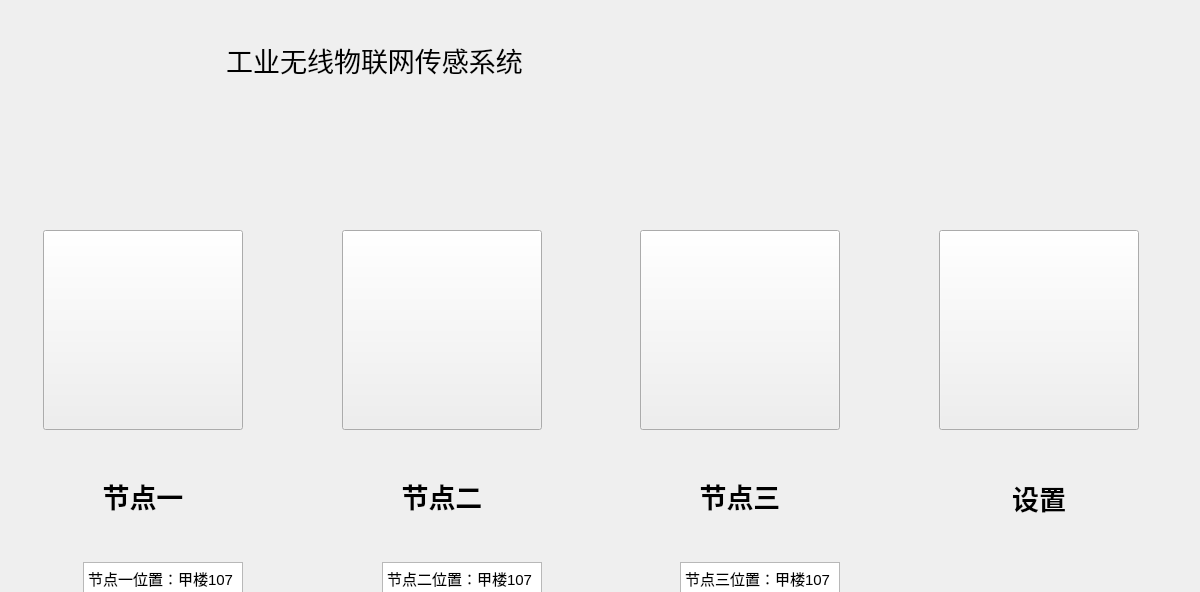
<?xml version="1.0" encoding="UTF-8"?>
<ui version="4.0">
 <class>Widget</class>
 <widget class="QWidget" name="Widget">
  <property name="geometry">
   <rect>
    <x>0</x>
    <y>0</y>
    <width>1200</width>
    <height>592</height>
   </rect>
  </property>
  <property name="windowTitle">
   <string>Widget</string>
  </property>
  <widget class="QWidget" name="widget" native="true">
   <property name="geometry">
    <rect>
     <x>-10</x>
     <y>10</y>
     <width>1001</width>
     <height>100</height>
    </rect>
   </property>
   <property name="minimumSize">
    <size>
     <width>0</width>
     <height>100</height>
    </size>
   </property>
   <property name="maximumSize">
    <size>
     <width>16777215</width>
     <height>100</height>
    </size>
   </property>
   <layout class="QGridLayout" name="gridLayout">
    <item row="0" column="0">
     <layout class="QHBoxLayout" name="horizontalLayout_2">
      <item>
       <spacer name="horizontalSpacer_2">
        <property name="orientation">
         <enum>Qt::Horizontal</enum>
        </property>
        <property name="sizeHint" stdset="0">
         <size>
          <width>40</width>
          <height>20</height>
         </size>
        </property>
       </spacer>
      </item>
      <item>
       <widget class="QLabel" name="label_5">
        <property name="maximumSize">
         <size>
          <width>300</width>
          <height>50</height>
         </size>
        </property>
        <property name="text">
         <string>&lt;html&gt;&lt;head/&gt;&lt;body&gt;&lt;p align=&quot;center&quot;&gt;&lt;span style=&quot; font-size:20pt; color:#000000;&quot;&gt;工业无线物联网传感系统&lt;/span&gt;&lt;/p&gt;&lt;/body&gt;&lt;/html&gt;</string>
        </property>
       </widget>
      </item>
      <item>
       <spacer name="horizontalSpacer">
        <property name="orientation">
         <enum>Qt::Horizontal</enum>
        </property>
        <property name="sizeHint" stdset="0">
         <size>
          <width>40</width>
          <height>20</height>
         </size>
        </property>
       </spacer>
      </item>
      <item>
       <widget class="QLabel" name="label_time">
        <property name="text">
         <string>&lt;html&gt;&lt;head/&gt;&lt;body&gt;&lt;p align=&quot;center&quot;&gt;&lt;br/&gt;&lt;/p&gt;&lt;/body&gt;&lt;/html&gt;</string>
        </property>
       </widget>
      </item>
      <item>
       <spacer name="horizontalSpacer_6">
        <property name="orientation">
         <enum>Qt::Horizontal</enum>
        </property>
        <property name="sizeHint" stdset="0">
         <size>
          <width>40</width>
          <height>20</height>
         </size>
        </property>
       </spacer>
      </item>
     </layout>
    </item>
   </layout>
  </widget>
  <widget class="QWidget" name="layoutWidget">
   <property name="geometry">
    <rect>
     <x>-20</x>
     <y>110</y>
     <width>1222</width>
     <height>721</height>
    </rect>
   </property>
   <layout class="QVBoxLayout" name="verticalLayout_8">
    <item>
     <spacer name="verticalSpacer_10">
      <property name="orientation">
       <enum>Qt::Vertical</enum>
      </property>
      <property name="sizeHint" stdset="0">
       <size>
        <width>20</width>
        <height>40</height>
       </size>
      </property>
     </spacer>
    </item>
    <item>
     <layout class="QHBoxLayout" name="horizontalLayout_5">
      <item>
       <spacer name="horizontalSpacer_4">
        <property name="orientation">
         <enum>Qt::Horizontal</enum>
        </property>
        <property name="sizeHint" stdset="0">
         <size>
          <width>40</width>
          <height>20</height>
         </size>
        </property>
       </spacer>
      </item>
      <item>
       <layout class="QVBoxLayout" name="verticalLayout_6">
        <item>
         <layout class="QVBoxLayout" name="verticalLayout_5">
          <item>
           <widget class="QPushButton" name="pushButton">
            <property name="minimumSize">
             <size>
              <width>200</width>
              <height>200</height>
             </size>
            </property>
            <property name="maximumSize">
             <size>
              <width>200</width>
              <height>200</height>
             </size>
            </property>
            <property name="styleSheet">
             <string notr="true">border-image: url(:/pic/NodeOneBlack.png);</string>
            </property>
            <property name="text">
             <string/>
            </property>
           </widget>
          </item>
          <item>
           <spacer name="verticalSpacer">
            <property name="orientation">
             <enum>Qt::Vertical</enum>
            </property>
            <property name="sizeHint" stdset="0">
             <size>
              <width>20</width>
              <height>40</height>
             </size>
            </property>
           </spacer>
          </item>
          <item>
           <widget class="QLabel" name="label">
            <property name="minimumSize">
             <size>
              <width>200</width>
              <height>0</height>
             </size>
            </property>
            <property name="maximumSize">
             <size>
              <width>200</width>
              <height>16777215</height>
             </size>
            </property>
            <property name="text">
             <string>&lt;html&gt;&lt;head/&gt;&lt;body&gt;&lt;p&gt;&lt;span style=&quot; font-size:20pt; font-weight:600;&quot;&gt;节点一&lt;/span&gt;&lt;/p&gt;&lt;/body&gt;&lt;/html&gt;</string>
            </property>
            <property name="alignment">
             <set>Qt::AlignCenter</set>
            </property>
           </widget>
          </item>
         </layout>
        </item>
        <item>
         <spacer name="verticalSpacer_6">
          <property name="orientation">
           <enum>Qt::Vertical</enum>
          </property>
          <property name="sizeHint" stdset="0">
           <size>
            <width>20</width>
            <height>40</height>
           </size>
          </property>
         </spacer>
        </item>
        <item>
         <layout class="QHBoxLayout" name="horizontalLayout_3">
          <item>
           <spacer name="horizontalSpacer_7">
            <property name="orientation">
             <enum>Qt::Horizontal</enum>
            </property>
            <property name="sizeHint" stdset="0">
             <size>
              <width>40</width>
              <height>20</height>
             </size>
            </property>
           </spacer>
          </item>
          <item>
           <widget class="QTextEdit" name="textEdit">
            <property name="minimumSize">
             <size>
              <width>160</width>
              <height>40</height>
             </size>
            </property>
            <property name="maximumSize">
             <size>
              <width>160</width>
              <height>40</height>
             </size>
            </property>
            <property name="html">
             <string>&lt;!DOCTYPE HTML PUBLIC &quot;-//W3C//DTD HTML 4.0//EN&quot; &quot;http://www.w3.org/TR/REC-html40/strict.dtd&quot;&gt;
&lt;html&gt;&lt;head&gt;&lt;meta name=&quot;qrichtext&quot; content=&quot;1&quot; /&gt;&lt;style type=&quot;text/css&quot;&gt;
p, li { white-space: pre-wrap; }
&lt;/style&gt;&lt;/head&gt;&lt;body style=&quot; font-family:'Ubuntu'; font-size:11pt; font-weight:400; font-style:normal;&quot;&gt;
&lt;p style=&quot; margin-top:0px; margin-bottom:0px; margin-left:0px; margin-right:0px; -qt-block-indent:0; text-indent:0px;&quot;&gt;节点一位置：甲楼107&lt;/p&gt;&lt;/body&gt;&lt;/html&gt;</string>
            </property>
           </widget>
          </item>
          <item>
           <spacer name="horizontalSpacer_3">
            <property name="orientation">
             <enum>Qt::Horizontal</enum>
            </property>
            <property name="sizeHint" stdset="0">
             <size>
              <width>40</width>
              <height>20</height>
             </size>
            </property>
           </spacer>
          </item>
         </layout>
        </item>
       </layout>
      </item>
      <item>
       <spacer name="horizontalSpacer_12">
        <property name="orientation">
         <enum>Qt::Horizontal</enum>
        </property>
        <property name="sizeHint" stdset="0">
         <size>
          <width>40</width>
          <height>20</height>
         </size>
        </property>
       </spacer>
      </item>
      <item>
       <layout class="QVBoxLayout" name="verticalLayout">
        <item>
         <layout class="QVBoxLayout" name="verticalLayout_2">
          <item>
           <widget class="QPushButton" name="pushButton_2">
            <property name="minimumSize">
             <size>
              <width>200</width>
              <height>200</height>
             </size>
            </property>
            <property name="maximumSize">
             <size>
              <width>200</width>
              <height>200</height>
             </size>
            </property>
            <property name="styleSheet">
             <string notr="true">border-image: url(:/pic/NodeThrBlack.png);</string>
            </property>
            <property name="text">
             <string/>
            </property>
           </widget>
          </item>
          <item>
           <spacer name="verticalSpacer_2">
            <property name="orientation">
             <enum>Qt::Vertical</enum>
            </property>
            <property name="sizeHint" stdset="0">
             <size>
              <width>20</width>
              <height>40</height>
             </size>
            </property>
           </spacer>
          </item>
          <item>
           <widget class="QLabel" name="label_2">
            <property name="minimumSize">
             <size>
              <width>200</width>
              <height>0</height>
             </size>
            </property>
            <property name="maximumSize">
             <size>
              <width>200</width>
              <height>16777215</height>
             </size>
            </property>
            <property name="text">
             <string>&lt;html&gt;&lt;head/&gt;&lt;body&gt;&lt;p&gt;&lt;span style=&quot; font-size:20pt; font-weight:600;&quot;&gt;节点二&lt;/span&gt;&lt;/p&gt;&lt;/body&gt;&lt;/html&gt;</string>
            </property>
            <property name="alignment">
             <set>Qt::AlignCenter</set>
            </property>
           </widget>
          </item>
         </layout>
        </item>
        <item>
         <spacer name="verticalSpacer_7">
          <property name="orientation">
           <enum>Qt::Vertical</enum>
          </property>
          <property name="sizeHint" stdset="0">
           <size>
            <width>20</width>
            <height>40</height>
           </size>
          </property>
         </spacer>
        </item>
        <item>
         <layout class="QHBoxLayout" name="horizontalLayout">
          <item>
           <spacer name="horizontalSpacer_9">
            <property name="orientation">
             <enum>Qt::Horizontal</enum>
            </property>
            <property name="sizeHint" stdset="0">
             <size>
              <width>40</width>
              <height>20</height>
             </size>
            </property>
           </spacer>
          </item>
          <item>
           <widget class="QTextEdit" name="textEdit_2">
            <property name="minimumSize">
             <size>
              <width>160</width>
              <height>40</height>
             </size>
            </property>
            <property name="maximumSize">
             <size>
              <width>160</width>
              <height>40</height>
             </size>
            </property>
            <property name="html">
             <string>&lt;!DOCTYPE HTML PUBLIC &quot;-//W3C//DTD HTML 4.0//EN&quot; &quot;http://www.w3.org/TR/REC-html40/strict.dtd&quot;&gt;
&lt;html&gt;&lt;head&gt;&lt;meta name=&quot;qrichtext&quot; content=&quot;1&quot; /&gt;&lt;style type=&quot;text/css&quot;&gt;
p, li { white-space: pre-wrap; }
&lt;/style&gt;&lt;/head&gt;&lt;body style=&quot; font-family:'Ubuntu'; font-size:11pt; font-weight:400; font-style:normal;&quot;&gt;
&lt;p style=&quot; margin-top:0px; margin-bottom:0px; margin-left:0px; margin-right:0px; -qt-block-indent:0; text-indent:0px;&quot;&gt;节点二位置：甲楼107&lt;/p&gt;&lt;/body&gt;&lt;/html&gt;</string>
            </property>
           </widget>
          </item>
          <item>
           <spacer name="horizontalSpacer_10">
            <property name="orientation">
             <enum>Qt::Horizontal</enum>
            </property>
            <property name="sizeHint" stdset="0">
             <size>
              <width>40</width>
              <height>20</height>
             </size>
            </property>
           </spacer>
          </item>
         </layout>
        </item>
       </layout>
      </item>
      <item>
       <spacer name="horizontalSpacer_13">
        <property name="orientation">
         <enum>Qt::Horizontal</enum>
        </property>
        <property name="sizeHint" stdset="0">
         <size>
          <width>40</width>
          <height>20</height>
         </size>
        </property>
       </spacer>
      </item>
      <item>
       <layout class="QVBoxLayout" name="verticalLayout_7">
        <item>
         <layout class="QVBoxLayout" name="verticalLayout_3">
          <item>
           <widget class="QPushButton" name="pushButton_3">
            <property name="minimumSize">
             <size>
              <width>200</width>
              <height>200</height>
             </size>
            </property>
            <property name="maximumSize">
             <size>
              <width>200</width>
              <height>200</height>
             </size>
            </property>
            <property name="styleSheet">
             <string notr="true">border-image: url(:/pic/NodeTwoBlack.png);</string>
            </property>
            <property name="text">
             <string/>
            </property>
           </widget>
          </item>
          <item>
           <spacer name="verticalSpacer_3">
            <property name="orientation">
             <enum>Qt::Vertical</enum>
            </property>
            <property name="sizeHint" stdset="0">
             <size>
              <width>20</width>
              <height>40</height>
             </size>
            </property>
           </spacer>
          </item>
          <item>
           <widget class="QLabel" name="label_3">
            <property name="minimumSize">
             <size>
              <width>200</width>
              <height>0</height>
             </size>
            </property>
            <property name="maximumSize">
             <size>
              <width>200</width>
              <height>16777215</height>
             </size>
            </property>
            <property name="text">
             <string>&lt;html&gt;&lt;head/&gt;&lt;body&gt;&lt;p&gt;&lt;span style=&quot; font-size:20pt; font-weight:600;&quot;&gt;节点三&lt;/span&gt;&lt;/p&gt;&lt;/body&gt;&lt;/html&gt;</string>
            </property>
            <property name="alignment">
             <set>Qt::AlignCenter</set>
            </property>
           </widget>
          </item>
         </layout>
        </item>
        <item>
         <spacer name="verticalSpacer_8">
          <property name="orientation">
           <enum>Qt::Vertical</enum>
          </property>
          <property name="sizeHint" stdset="0">
           <size>
            <width>20</width>
            <height>40</height>
           </size>
          </property>
         </spacer>
        </item>
        <item>
         <layout class="QHBoxLayout" name="horizontalLayout_4">
          <item>
           <spacer name="horizontalSpacer_11">
            <property name="orientation">
             <enum>Qt::Horizontal</enum>
            </property>
            <property name="sizeHint" stdset="0">
             <size>
              <width>40</width>
              <height>20</height>
             </size>
            </property>
           </spacer>
          </item>
          <item>
           <widget class="QTextEdit" name="textEdit_3">
            <property name="maximumSize">
             <size>
              <width>160</width>
              <height>40</height>
             </size>
            </property>
            <property name="html">
             <string>&lt;!DOCTYPE HTML PUBLIC &quot;-//W3C//DTD HTML 4.0//EN&quot; &quot;http://www.w3.org/TR/REC-html40/strict.dtd&quot;&gt;
&lt;html&gt;&lt;head&gt;&lt;meta name=&quot;qrichtext&quot; content=&quot;1&quot; /&gt;&lt;style type=&quot;text/css&quot;&gt;
p, li { white-space: pre-wrap; }
&lt;/style&gt;&lt;/head&gt;&lt;body style=&quot; font-family:'Ubuntu'; font-size:11pt; font-weight:400; font-style:normal;&quot;&gt;
&lt;p style=&quot; margin-top:0px; margin-bottom:0px; margin-left:0px; margin-right:0px; -qt-block-indent:0; text-indent:0px;&quot;&gt;节点三位置：甲楼107&lt;/p&gt;&lt;/body&gt;&lt;/html&gt;</string>
            </property>
           </widget>
          </item>
          <item>
           <spacer name="horizontalSpacer_5">
            <property name="orientation">
             <enum>Qt::Horizontal</enum>
            </property>
            <property name="sizeHint" stdset="0">
             <size>
              <width>40</width>
              <height>20</height>
             </size>
            </property>
           </spacer>
          </item>
         </layout>
        </item>
       </layout>
      </item>
      <item>
       <spacer name="horizontalSpacer_14">
        <property name="orientation">
         <enum>Qt::Horizontal</enum>
        </property>
        <property name="sizeHint" stdset="0">
         <size>
          <width>40</width>
          <height>20</height>
         </size>
        </property>
       </spacer>
      </item>
      <item>
       <layout class="QVBoxLayout" name="verticalLayout_4">
        <item>
         <widget class="QPushButton" name="pushButton_4">
          <property name="minimumSize">
           <size>
            <width>200</width>
            <height>200</height>
           </size>
          </property>
          <property name="maximumSize">
           <size>
            <width>200</width>
            <height>200</height>
           </size>
          </property>
          <property name="styleSheet">
           <string notr="true">border-image: url(:/pic/set-up-dot.png);</string>
          </property>
          <property name="text">
           <string/>
          </property>
         </widget>
        </item>
        <item>
         <spacer name="verticalSpacer_4">
          <property name="orientation">
           <enum>Qt::Vertical</enum>
          </property>
          <property name="sizeHint" stdset="0">
           <size>
            <width>20</width>
            <height>40</height>
           </size>
          </property>
         </spacer>
        </item>
        <item>
         <widget class="QLabel" name="label_4">
          <property name="minimumSize">
           <size>
            <width>200</width>
            <height>0</height>
           </size>
          </property>
          <property name="maximumSize">
           <size>
            <width>200</width>
            <height>16777215</height>
           </size>
          </property>
          <property name="text">
           <string>&lt;html&gt;&lt;head/&gt;&lt;body&gt;&lt;p&gt;&lt;span style=&quot; font-size:20pt; font-weight:600;&quot;&gt;设置&lt;/span&gt;&lt;/p&gt;&lt;/body&gt;&lt;/html&gt;</string>
          </property>
          <property name="alignment">
           <set>Qt::AlignCenter</set>
          </property>
         </widget>
        </item>
        <item>
         <spacer name="verticalSpacer_5">
          <property name="orientation">
           <enum>Qt::Vertical</enum>
          </property>
          <property name="sizeHint" stdset="0">
           <size>
            <width>20</width>
            <height>40</height>
           </size>
          </property>
         </spacer>
        </item>
        <item>
         <spacer name="verticalSpacer_9">
          <property name="orientation">
           <enum>Qt::Vertical</enum>
          </property>
          <property name="sizeHint" stdset="0">
           <size>
            <width>20</width>
            <height>40</height>
           </size>
          </property>
         </spacer>
        </item>
       </layout>
      </item>
      <item>
       <spacer name="horizontalSpacer_8">
        <property name="orientation">
         <enum>Qt::Horizontal</enum>
        </property>
        <property name="sizeHint" stdset="0">
         <size>
          <width>40</width>
          <height>20</height>
         </size>
        </property>
       </spacer>
      </item>
     </layout>
    </item>
    <item>
     <spacer name="verticalSpacer_11">
      <property name="orientation">
       <enum>Qt::Vertical</enum>
      </property>
      <property name="sizeHint" stdset="0">
       <size>
        <width>20</width>
        <height>40</height>
       </size>
      </property>
     </spacer>
    </item>
    <item>
     <spacer name="verticalSpacer_12">
      <property name="orientation">
       <enum>Qt::Vertical</enum>
      </property>
      <property name="sizeHint" stdset="0">
       <size>
        <width>20</width>
        <height>40</height>
       </size>
      </property>
     </spacer>
    </item>
   </layout>
  </widget>
 </widget>
 <layoutdefault spacing="6" margin="11"/>
 <resources/>
 <connections/>
</ui>
